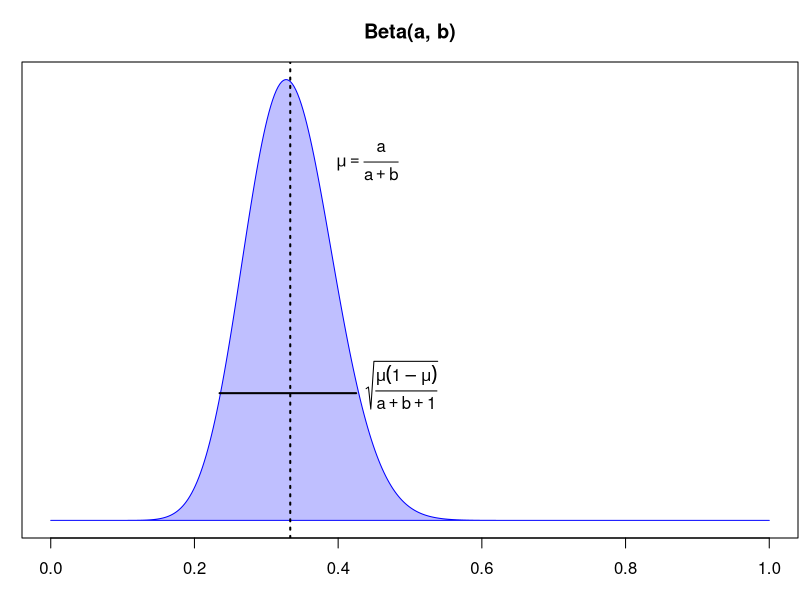

This chart was generated by the following R code:
## ---- chunk 1
fig.dim <- 4
knitr::opts_chunk$set(fig.width=2*fig.dim,
                      fig.height=fig.dim,
                      fig.align='center')
set.seed(23)
library(matrixStats)
## ---- chunk 2
shadecurve <- function (pf, xlim, plot=TRUE, xlab='', ylab='', main='', yaxt='n',
                        border="black", col=adjustcolor(border, 0.25), ...) {
    x <- seq(xlim[1], xlim[2], length.out=401)
    mids <- x[-1] - diff(x)/2
    df <- diff(pf(x, ...))
    if (plot) { plot(0, type='n', xlim=range(x), ylim=range(df),
                     main=main, xlab=xlab, ylab=ylab, yaxt=yaxt) }
    polygon(c(mids, x[length(x)], x[1]), c(df, 0, 0), col=col, border=border) 
    return(invisible(list(x=x, y=df)))
}

a <- 20
b <- 40
par(mar=c(3,1,3,0)+.1)
xy <- shadecurve(pbeta, c(0, 1), shape1=a, shape2=b, border="blue", xlab='', ylab='')
title(main="Beta(a, b)")
abline(v=a/(a+b), lty=3, lwd=2)
text(x=a/(a+b)+0.05, y=max(xy$y)*0.8,
     labels=expression(mu == frac(a,a+b)), pos=4)
qy <- xy$y[findInterval(qbeta(0.05, a, b), xy$x)]
lines(x=xy$x[diff(xy$y > qy) != 0],
      y=rep(xy$y[diff(xy$y > qy) > 0], 2), lwd=2)
text(x=xy$x[diff(xy$y > qy) < 0],
     y=xy$y[diff(xy$y > qy) > 0],
     labels=expression(sqrt(frac(mu * (1-mu), a + b + 1))), pos=4)
